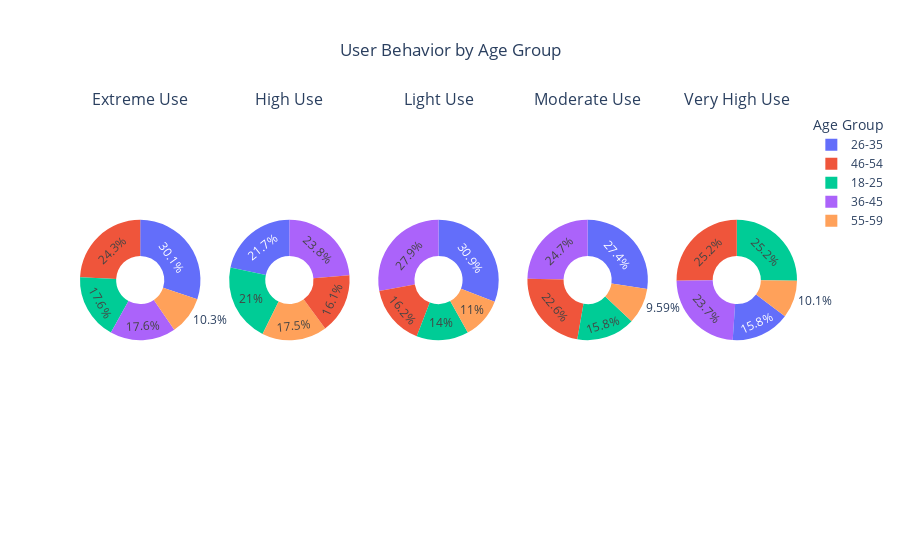

Write notebook code for a chart like this one.
### Markdown cell above
- Age group 26-35 has most number of Extreme user, and contradict to the fact that highest number of Light users are also in this group

### Code cell
behaviors = d['User Behavior Class'].unique()

fig_Behav_Age_Pie = make_subplots(rows = 1, cols = len(behaviors)
                    , specs = [[{'type': 'domain'}] * len(behaviors)]
                    , subplot_titles = behaviors)

for i, behavior in enumerate(behaviors):
    filtered_data = d[d['User Behavior Class'] == behavior]
    
    fig_Behav_Age_Pie.add_trace(
        go.Pie(labels = filtered_data['Age_Group']
               , values = filtered_data['Count_Value'] 
               , name = behavior
               , hole = 0.4 
        ),
        row=1, col=i + 1
    )

fig_Behav_Age_Pie.update_layout(title = dict(text="User Behavior by Age Group", x=0.5, xanchor='center')
                , showlegend = True 
                , legend_title = "Age Group"
)

fig_Behav_Age_Pie.show()

### Figure 1 — Plotly figure (JSON) as saved in the notebook; plotly's stock layout.template omitted (floating-point values rounded to 4 significant figures)
{"data": [{"domain": {"x": [0, 0.168], "y": [0, 1]}, "hole": 0.4, "labels": ["18-25", "26-35", "36-45", "46-54", "55-59"], "name": "Extreme Use", "type": "pie", "values": [24, 41, 24, 33, 14]}, {"domain": {"x": [0.208, 0.376], "y": [0, 1]}, "hole": 0.4, "labels": ["18-25", "26-35", "36-45", "46-54", "55-59"], "name": "High Use", "type": "pie", "values": [30, 31, 34, 23, 25]}, {"domain": {"x": [0.416, 0.584], "y": [0, 1]}, "hole": 0.4, "labels": ["18-25", "26-35", "36-45", "46-54", "55-59"], "name": "Light Use", "type": "pie", "values": [19, 42, 38, 22, 15]}, {"domain": {"x": [0.624, 0.792], "y": [0, 1]}, "hole": 0.4, "labels": ["18-25", "26-35", "36-45", "46-54", "55-59"], "name": "Moderate Use", "type": "pie", "values": [23, 40, 36, 33, 14]}, {"domain": {"x": [0.832, 1], "y": [0, 1]}, "hole": 0.4, "labels": ["18-25", "26-35", "36-45", "46-54", "55-59"], "name": "Very High Use", "type": "pie", "values": [35, 22, 33, 35, 14]}], "layout": {"annotations": [{"font": {"size": 16}, "showarrow": false, "text": "Extreme Use", "x": 0.084, "xanchor": "center", "xref": "paper", "y": 1, "yanchor": "bottom", "yref": "paper"}, {"font": {"size": 16}, "showarrow": false, "text": "High Use", "x": 0.292, "xanchor": "center", "xref": "paper", "y": 1, "yanchor": "bottom", "yref": "paper"}, {"font": {"size": 16}, "showarrow": false, "text": "Light Use", "x": 0.5, "xanchor": "center", "xref": "paper", "y": 1, "yanchor": "bottom", "yref": "paper"}, {"font": {"size": 16}, "showarrow": false, "text": "Moderate Use", "x": 0.708, "xanchor": "center", "xref": "paper", "y": 1, "yanchor": "bottom", "yref": "paper"}, {"font": {"size": 16}, "showarrow": false, "text": "Very High Use", "x": 0.916, "xanchor": "center", "xref": "paper", "y": 1, "yanchor": "bottom", "yref": "paper"}], "legend": {"title": {"text": "Age Group"}}, "showlegend": true, "title": {"text": "User Behavior by Age Group", "x": 0.5, "xanchor": "center"}}}
